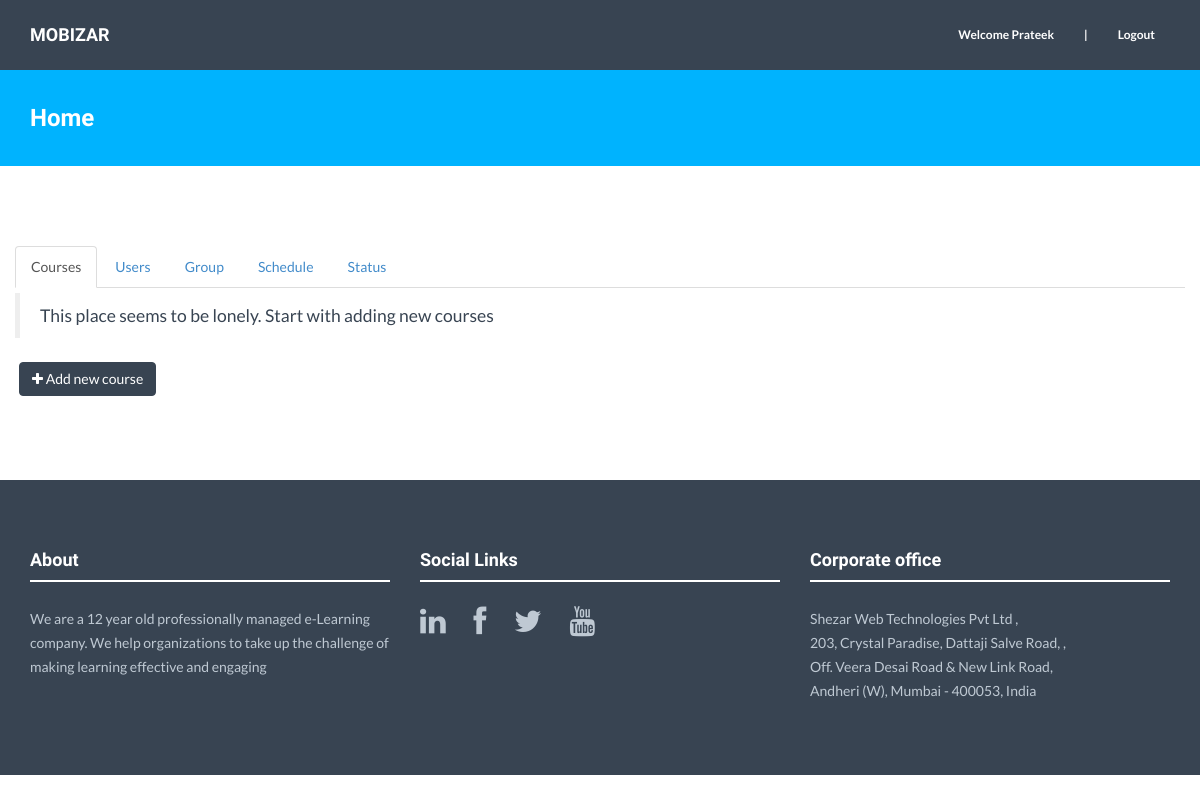
The app's page /home.php (signed in), older data.
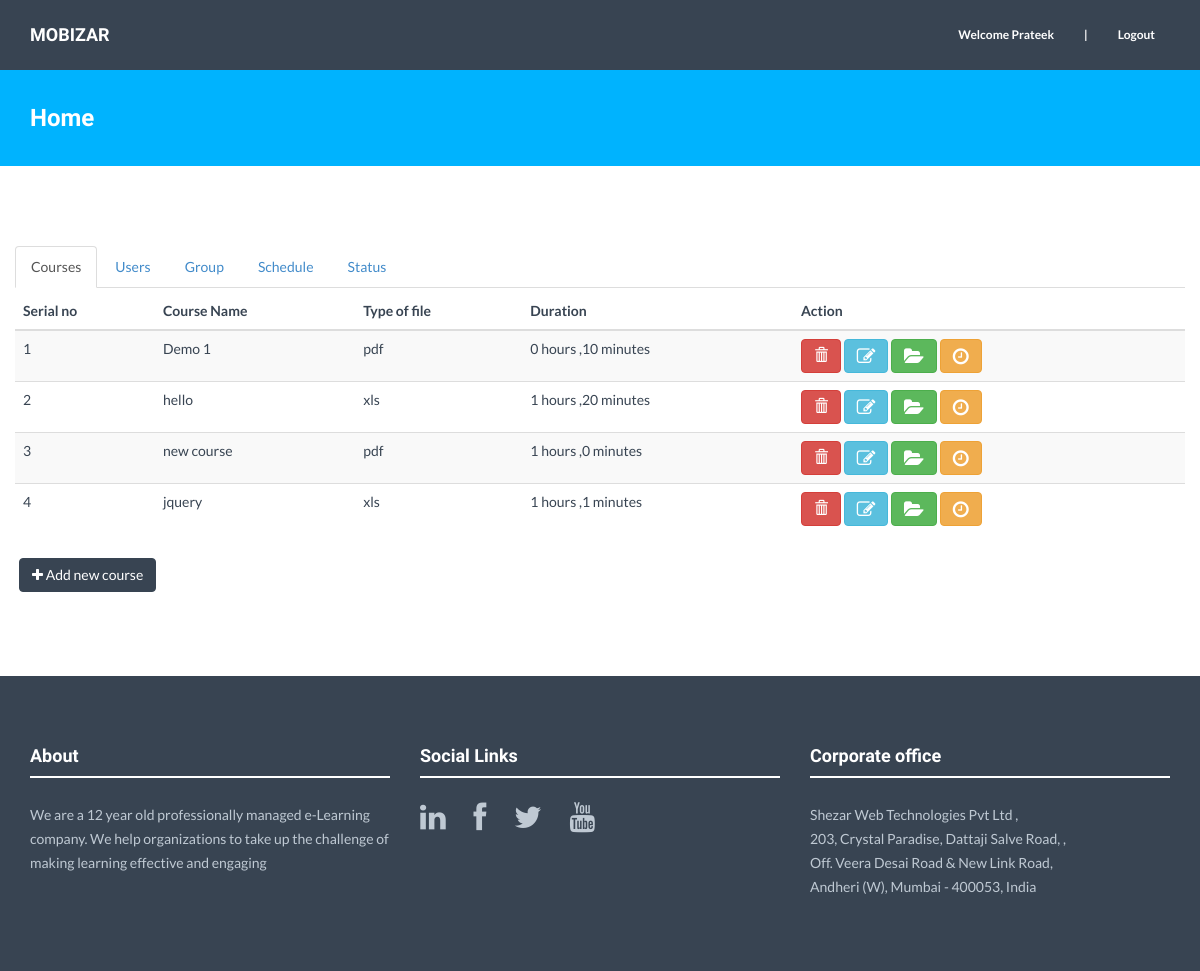
The same page, newer data.
### tables this page shows
CREATE TABLE IF NOT EXISTS `users` (
  `userid` int(11) NOT NULL AUTO_INCREMENT,
  `email` varchar(250) DEFAULT NULL,
  `password` varchar(250) DEFAULT NULL,
  `firstname` varchar(250) DEFAULT NULL,
  `lastname` varchar(250) DEFAULT NULL,
  `usertype` varchar(20) DEFAULT NULL,
  `organisation` varchar(250) DEFAULT NULL,
  `designation` varchar(250) DEFAULT NULL,
  `phone` int(10) DEFAULT NULL,
  `createdby` int(10) NOT NULL,
  `studentlist` varchar(10000) DEFAULT '{}',
  `grouplist` varchar(5000) NOT NULL DEFAULT '{}',
  PRIMARY KEY (`userid`)
);

CREATE TABLE IF NOT EXISTS `courses` (
  `courseid` int(11) NOT NULL AUTO_INCREMENT,
  `createdby` int(11) NOT NULL,
  `coursename` varchar(250) DEFAULT NULL,
  `filetype` varchar(5) DEFAULT NULL,
  `filepath` varchar(255) NOT NULL,
  `courseduration` int(5) DEFAULT NULL,
  `createdon` datetime DEFAULT NULL,
  `modifiedon` datetime DEFAULT NULL,
  PRIMARY KEY (`courseid`,`createdby`),
  KEY `fk_Courses_Users1_idx` (`createdby`)
);

### home.php (the view, shortened to what this page needs)
<?php
	include "php/dbconnect.php";
	$q=mysqli_query($con,"select * from users where email = '".$_SESSION['user-email']."'");
    $user=mysqli_fetch_assoc($q);
?>
<?php
include "header.php";
?>
<link rel="stylesheet" type="text/css" href="assets/css/calender.css">
	<div id="blue">
	    <div class="container">
			<div class="row">
				<h3>Home</h3>
			</div>
	    </div>
	</div>
	<div class="container mtb">
	 	<div class="row">
		    <ul class="nav nav-tabs">
		      <li class="active"><a href="#courses" data-toggle="tab">Courses</a></li>
		      <li><a href="#users" data-toggle="tab">Users</a></li>
		      <li><a href="#group" data-toggle="tab">Group</a></li>
		      <li><a href="#schedule" data-toggle="tab">Schedule</a></li>
		      <li><a href="#status" data-toggle="tab">Status</a></li>
		    </ul>
		    <div id="myTabContent" class="tab-content">
		    	<div class="tab-pane fade in active" id="courses">
			        <?php
			        	$q=mysqli_query($con,'select * from courses where createdby="'.$user['userid'].'"');
			        	if(mysqli_num_rows($q)==0)
			        		echo'
			        	<blockquote>This place seems to be lonely. Start with adding new courses</blockquote>
			        		';
			        	else
			        		{
			        			echo '<table class="table table-striped dataTable"><thead>
			        				<th>
			        					Serial no
			        				</th>
			        				<th>
			        					Course Name
			        				</th>
			        				<th>
			        					Type of file
			        				</th>
			        				<th>
			        					Duration
			        				</th>
			        				<th>
			        					Action
			        				</th>
			        			</thead>';
			        			$i=0;
			        			while($row=mysqli_fetch_assoc($q))
			        			{
			        				$i++;
			        				echo '<tr>';
			        				echo '<td>'.$i.'</td>';
			        				echo '<td>'.$row['coursename'].'</td>';
			        				echo '<td>'.$row['filetype'].'</td>';
			        				echo '<td>'.(($row['courseduration']-$row['courseduration']%60)/60).' hours ,'.($row['courseduration']%60).' minutes'.'</td>';
			        				echo '<td><button class="btn btn-danger" title="Delete this course" onclick="deletecourse('.$row['courseid'].')"><span class="glyphicon glyphicon-trash"></span></button>
			        					<button class="btn btn-info" title="Edit this course" onclick="editcourse('.$row['courseid'].')"><i class="fa fa-edit fa-lg"></i>
			        					</button>
			        					<a class="btn btn-success" title="View / Download this file" target=_blank href="'.$row['filepath'].'"><i class="fa fa-folder-open fa-lg"></i></a>
			        					<button class="btn btn-warning" title="Schedule this course" onclick="schedule('.$row['courseid'].')"><i class="fa fa-clock-o fa-lg"></i></button>
			        					</td>';
			        				echo '</tr>';
			        			}
			        			echo '</table>';
			        		}
			        ?>
		       		<button class="btn btn-theme" data-toggle="modal" data-target="#addcourse"><i class="fa fa-plus"></i> Add new course</button>
		      	</div>
		    </div>
	 	</div><! --/row -->
	 </div><! --/container -->
<?php include "footer.php"; ?>
  </body>
</html>

### header.php (shortened to what this page needs)
<!DOCTYPE html>
<html lang="en">
  <head>
    <link href="assets/css/bootstrap.css" rel="stylesheet">
    <link href="assets/css/style.css" rel="stylesheet">
    <link href="assets/css/font-awesome.min.css" rel="stylesheet">
  </head>
  <body>
    <div class="navbar navbar-default navbar-fixed-top" role="navigation">
      <div class="container">
        <div class="navbar-header">
          <a class="navbar-brand" href="./">MOBIZAR</a>
        </div>
        <div class="navbar-collapse collapse navbar-right">
          <ul class="nav navbar-nav">
            <?php
              include "php/dbconnect.php";
              if(isset($_SESSION['user-email']))
              {
                $q=mysqli_query($con,"select * from users where email = '".$_SESSION['user-email']."'");
                $q=mysqli_fetch_assoc($q);
                echo '<li><a onclick="return false">Welcome '.$q['firstname'].'</a></li>';
                echo '<li><a onclick="return false">|</a></li>';
                echo '<li><a href="logout.php">Logout</a></li>';
              }
            ?>
          </ul>
        </div>
      </div>
    </div>

### footer.php (shortened to what this page needs)
<div id="footerwrap">
	<div class="container">
 	<div class="row">
 		<div class="col-lg-4">
 			<h4>About</h4>
 			<div class="hline-w"></div>
 			<p>We are a 12 year old professionally managed e-Learning company. We help organizations to take up the challenge of making learning effective and engaging</p>
 		</div>
 		<div class="col-lg-4">
 			<h4>Social Links</h4>
 			<div class="hline-w"></div>
 			<p>
 				<a href="http://www.linkedin.com/company/shezar-web-technologies-pvt-ltd-?trk=company_name"><i class="fa fa-linkedin"></i></a>
 				<a href="https://www.facebook.com/pages/Shezar-Web-Technologies-Pvt-Ltd/494763083907105"><i class="fa fa-facebook"></i></a>
 				<a href="https://twitter.com/ShezarWebTech"><i class="fa fa-twitter"></i></a>
 				<a href="https://www.youtube.com/user/TheShezartech"><i class="fa fa-youtube"></i></a>
 			</p>
 		</div>
 		<div class="col-lg-4">
 			<h4>Corporate office</h4>
 			<div class="hline-w"></div>
 			<p>
 				Shezar Web Technologies Pvt Ltd ,<br/>
 				203, Crystal Paradise, Dattaji Salve Road, ,<br/>
 				Off. Veera Desai Road & New Link Road, <br/>
 				Andheri (W), Mumbai - 400053, India
 			</p>
 		</div>
 	</div><! --/row -->
	</div><! --/container -->
</div><! --/footerwrap -->

### assets/css/style.css (style rules this page uses)
* { margin: 0; padding: 0px; }
body { background: #ffffff; margin: 0; height: 100%; color: #384452; font-family: 'Lato', sans-serif; font-weight: 400; }
h1, h2, h3, h4, h5, h6 { font-family: 'Raleway', sans-serif; font-weight: 700; }
p { padding: 0; margin-bottom: 12px; font-family: 'Lato', sans-serif; font-weight: 400; font-size: 14px; line-height: 24px; color: #384452; margin-top: 10px; }
a { padding: 0; margin: 0; text-decoration: none; -webkit-transition: background-color .4s linear, color .4s linear; -moz-transition: background-color .4s linear, color .4s linear; -o-transition: background-color .4s linear, color .4s linear; -ms-transition: background-color .4s linear, color .4s linear; transition: background-color .4s linear, color .4s linear; }
.navbar { min-height: 70px; padding-top: 10px; margin-bottom: 0px; }
.navbar-brand { font-family: 'Raleway', sans-serif; font-weight: 900; }
.navbar-header .navbar-brand { color: white; }
.navbar-default .navbar-nav > li > a { color: white; font-weight: 700; font-size: 12px; }
.navbar-default { background-color: #384452; border-color: transparent; }
.btn-theme { color: #fff; background-color: #384452; border-color: #384452; margin: 4px; }
.mtb { margin-top: 80px; margin-bottom: 80px; }
.hline-w { border-bottom: 2px solid #ffffff; margin-bottom: 25px; }
#footerwrap { padding-top: 60px; padding-bottom: 60px; background: #384452; }
#footerwrap p { color: #bfc9d3; }
#footerwrap h4 { color: white; }
#footerwrap i { font-size: 30px; color: #bfc9d3; padding-right: 25px; }
#blue { background: #00b3fe; margin-top: 60px; margin-bottom: 60px; padding-top: 25px; padding-bottom: 25px; }
#blue h3 { color: white; margin-left: 15px; }

### home.php (style rules this page uses)
.tab-pane { padding-top: 5px; }

Row changes from the older to the newer data that the page shows:
added courses: coursename "Demo 1", filetype "pdf", ($row['courseduration']-$row['courseduration']%60)/60 "0", $row['courseduration']%60 "10", courseid 1 (drawn)
added courses: coursename "hello", filetype "xls", ($row['courseduration']-$row['courseduration']%60)/60 "1", $row['courseduration']%60 "20", courseid 2 (drawn)
added courses: coursename "new course", filetype "pdf", ($row['courseduration']-$row['courseduration']%60)/60 "1", $row['courseduration']%60 "0", courseid 4 (drawn)
added courses: coursename "jquery", filetype "xls", ($row['courseduration']-$row['courseduration']%60)/60 "1", $row['courseduration']%60 "1", courseid 5 (drawn)
Text that changed along with them:
text no longer shown: "This place seems to be lonely. Start with adding new courses"
text now shown: "Serial no Course Name Type of file Duration Action"
